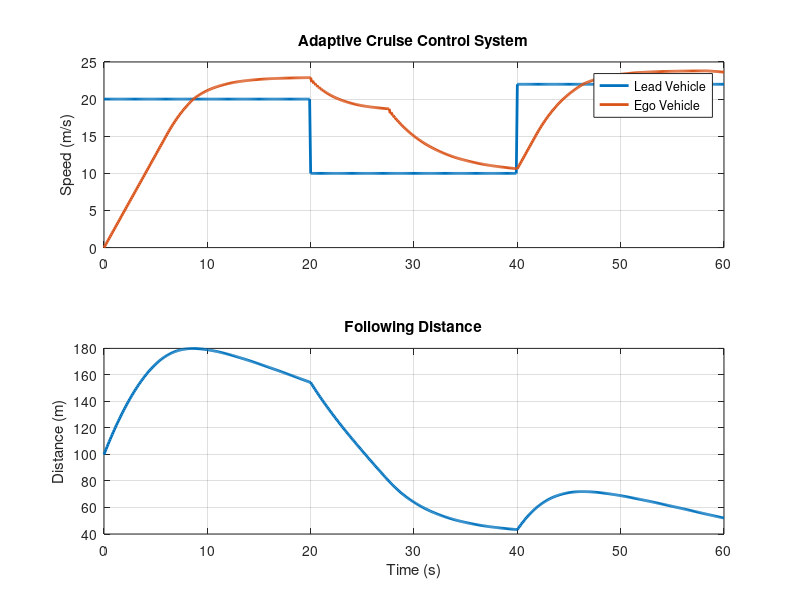

MATLAB code for this plot:
clc;
clear;
close all;

%% Simulation Settings

dt = 0.1;
t = 0:dt:60;

%% Desired Speed

desired_speed = 25;

%% Lead Vehicle Speed Profile

lead_speed = 20*ones(size(t));

lead_speed(t>=20) = 10;
lead_speed(t>=40) = 22;

%% Initialization

ego_speed = zeros(size(t));

lead_pos = zeros(size(t));
ego_pos = zeros(size(t));

lead_pos(1) = 100;

%% ACC Parameters

safe_distance = 40;

%% PID Parameters

Kp = 0.35;
Ki = 0.002;
Kd = 0.40;

integral_error = 0;
previous_error = 0;

%% Simulation Loop

for k = 1:length(t)-1

    current_distance = lead_pos(k) - ego_pos(k);

    relative_speed = ego_speed(k) - lead_speed(k);

    % ACC Target Speed Logic

    target_speed = desired_speed;

    % Distance control

    if current_distance < 80

        target_speed = min(target_speed,...
            lead_speed(k) + 0.20*(current_distance-safe_distance));

    end

    % Closing-speed penalty

    if relative_speed > 0

        target_speed = target_speed ...
            - 0.8*relative_speed;

    end

    % Never command impossible speeds

    target_speed = max(0,target_speed);
    target_speed = min(desired_speed,target_speed);

    % PID Controller

    error = target_speed - ego_speed(k);

    integral_error = integral_error + error*dt;

    integral_error = max(min(integral_error,50),-50);

    derivative_error = (error - previous_error)/dt;

    acceleration = ...
        Kp*error + ...
        Ki*integral_error + ...
        Kd*derivative_error;

    previous_error = error;

    % Vehicle limits

    acceleration = max(min(acceleration,2.5),-6);

    % Speed update

    ego_speed(k+1) = ego_speed(k) + acceleration*dt;

    ego_speed(k+1) = max(0,ego_speed(k+1));
    ego_speed(k+1) = min(desired_speed,ego_speed(k+1));

    % Position update

    lead_pos(k+1) = lead_pos(k) + lead_speed(k)*dt;

    ego_pos(k+1) = ego_pos(k) + ego_speed(k+1)*dt;

end

%% Distance

distance = lead_pos - ego_pos;

%% Metrics

minimum_distance = min(distance)

maximum_speed = max(ego_speed)

final_speed = ego_speed(end)

%% Plots

figure

subplot(2,1,1)

plot(t,lead_speed,'LineWidth',2)
hold on
plot(t,ego_speed,'LineWidth',2)

grid on

legend('Lead Vehicle','Ego Vehicle')

ylabel('Speed (m/s)')

title('Adaptive Cruise Control System')

subplot(2,1,2)

plot(t,distance,'LineWidth',2)

grid on

xlabel('Time (s)')
ylabel('Distance (m)')

title('Following Distance')
